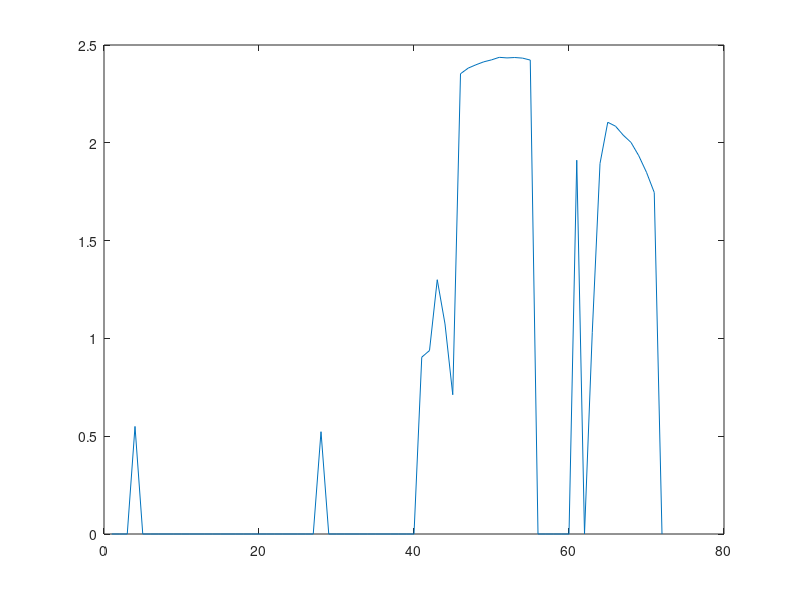

Reproduce this figure in MATLAB. (Note: this script raises an error after producing the figure.)
load("lidar_data")
r_react = 0.4;      %reaction radius
r_avoid = 3;        %avoidance radius
n_part = 4;         %number of partitions for reactive layer
n_sec = 72;
a = r_avoid;
b = 1;
vfh_threshold = 0.5;
window_size_threshold = 5;
angle = 0;

for i = 1:length(data)
    laser_scan = data{i};
    
    p_plan = (laser_scan>=r_react)-(laser_scan>r_avoid);
    p_plan = laser_scan.*p_plan;
    
    if(any(p_plan) && mod(i,2)==0)%check p_plan and if new scan
        %%%%%%%%%%%%%%%%%%%%%%%%%%%%%%%%%
        %                    Do VFH Approach         %
        %%%%%%%%%%%%%%%%%%%%%%%%%%%%%%%%%
        fprintf("planning...\n");
        figure
        for z = 1:n_sec %iterate through VFH sectors
            start_pos = (z-1)*360/n_sec + 1;
            end_pos = (z)*360/n_sec;
            sect{z} = p_plan(start_pos:end_pos);
            h(z) = 0;
            for j = length(sect{z})
                if(sect{z}(j) ~=0)
                    h(z) = h(z) + a - b*sect{z}(j);
                end
            end
        end
        plot(1:72,h)
        
        %select candidate sectors
        candidate_sectors = [];
        for z = 1:length(h)
            if h(z)<vfh_threshold
                candidate_sectors = [candidate_sectors z];
            end
        end
        
        
        clear window;
        %select closest suitable section
        candidate_sectors = [candidate_sectors candidate_sectors(1)]; %basically fixes the "wrap-around"
        window_num = 1;
        window{1} = candidate_sectors(1);
        for z = 2:length(candidate_sectors)-1
            if isConsecutive(candidate_sectors(z-1),candidate_sectors(z), n_sec)
                window{window_num} = [window{window_num} candidate_sectors(z)];
            else
                window_num = window_num + 1;
                window{window_num} = candidate_sectors(z);
            end
        end
        %fix wraparound
        if(isConsecutive( window{end}(end), window{1}(1), n_sec))
            window{1} = [window{end}(1:end-1) window{1}]; %merge first and last window
            window{end} = {}; %remove last window (duplicate)
        end
        
        %check window sizes
        for y = 1:length(window)
            curr_win = window{y};
            if (length(curr_win)>window_size_threshold)
                window_center(y) = curr_win(ceil(length(curr_win)/2));
                window_score(y) = abs(window_center(y) - n_sec/2);
            end
        end
        [~,window_ind] = max(window_score);
        goal_window = window_center(window_ind)
        goal_hdg = angle + (goal_window)*pi/36;
        fprintf("plan set goal_hdg: %f\n",goal_hdg);
        
        
    else
        goal_hdg = angle;
    end
end